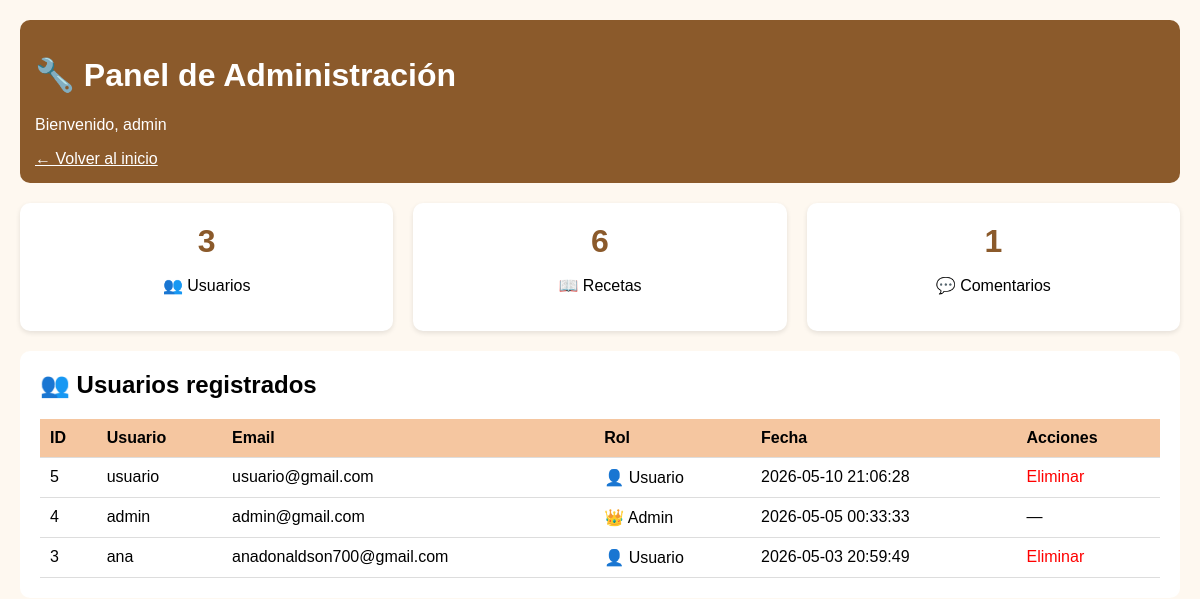
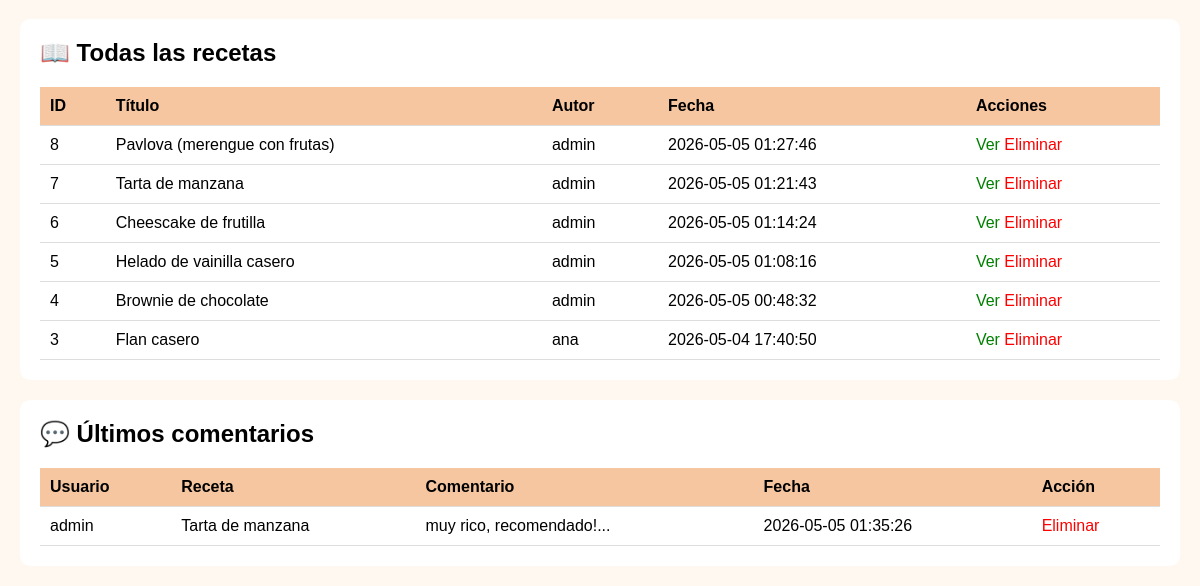
Page /proyecto_postres/admin.php (signed in) on the earlier database version (2 pictures, top to bottom).
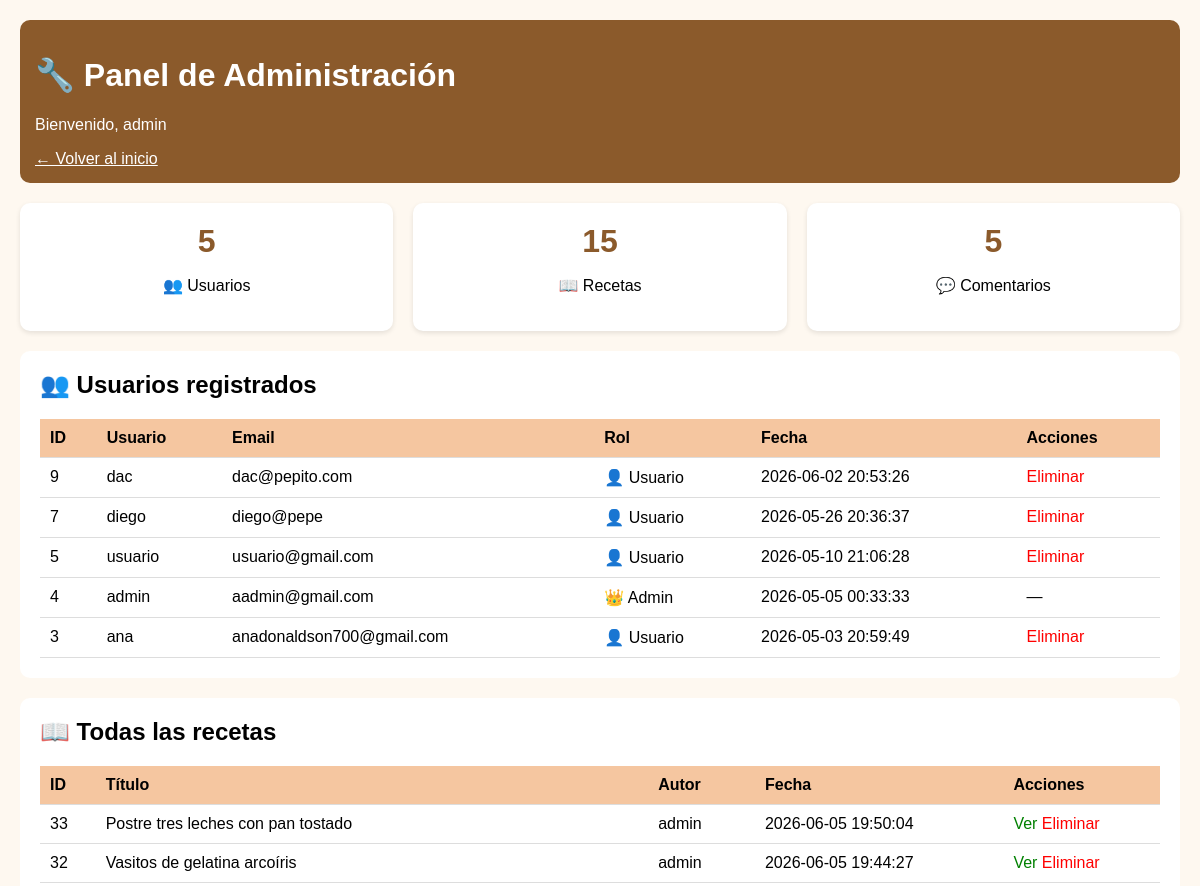
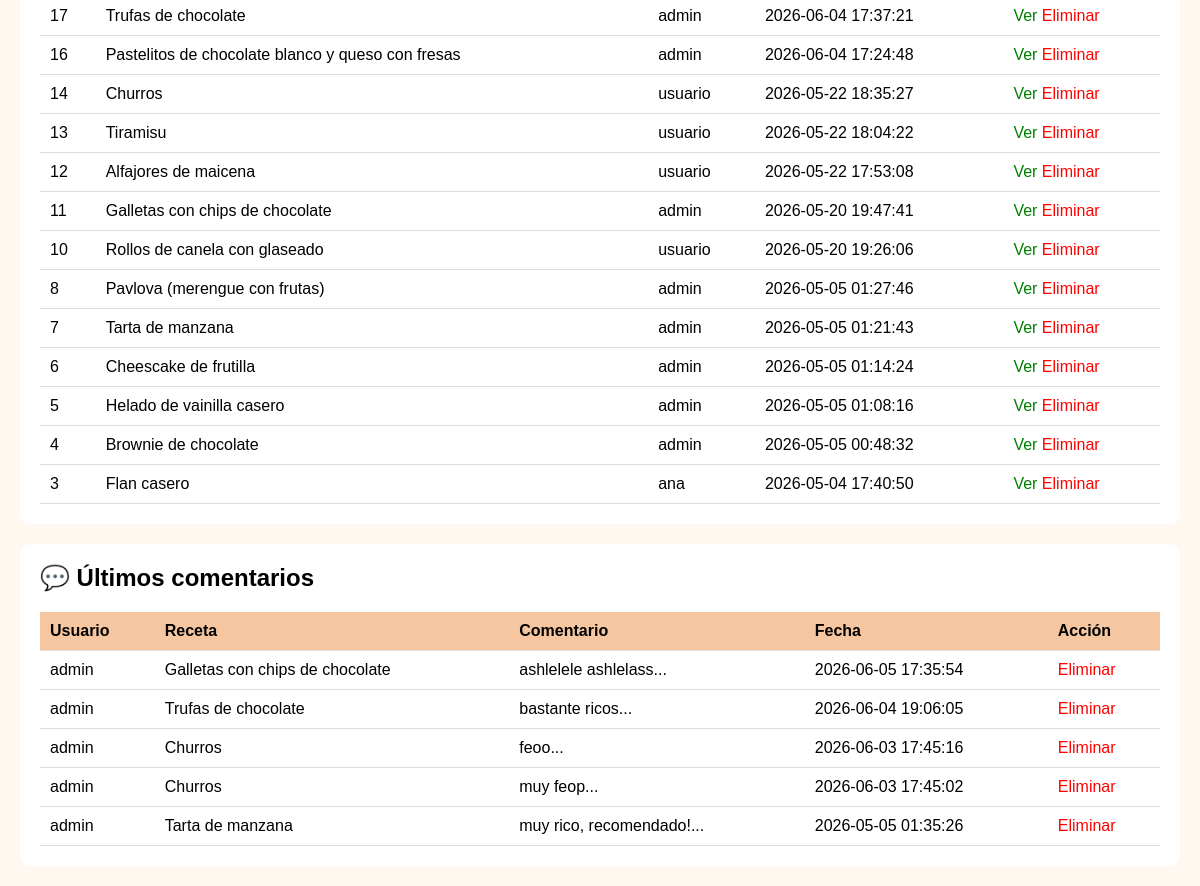
Same page on the later database version (2 pictures, top to bottom).
### tables this page shows
CREATE TABLE `usuarios` (
  `id` int(11) NOT NULL,
  `nombre_usuario` varchar(50) NOT NULL,
  `email` varchar(100) NOT NULL,
  `contraseña` varchar(255) NOT NULL,
  `fecha_registro` timestamp NOT NULL DEFAULT current_timestamp(),
  `rol` enum('usuario','admin') DEFAULT 'usuario'
);

CREATE TABLE `recetas` (
  `id` int(11) NOT NULL,
  `titulo` varchar(100) NOT NULL,
  `descripcion` text DEFAULT NULL,
  `ingredientes` text NOT NULL,
  `instrucciones` text NOT NULL,
  `tiempo_preparacion` int(11) DEFAULT NULL,
  `dificultad` enum('Fácil','Media','Difícil') NOT NULL DEFAULT 'Fácil',
  `imagen_url` varchar(255) DEFAULT NULL,
  `categoria_id` int(11) DEFAULT NULL,
  `usuario_id` int(11) DEFAULT NULL,
  `fecha_creacion` timestamp NOT NULL DEFAULT current_timestamp(),
  `votos_total` int(11) DEFAULT 0,
  `votos_count` int(11) DEFAULT 0
);

CREATE TABLE `comentarios` (
  `id` int(11) NOT NULL,
  `contenido` text NOT NULL,
  `fecha` timestamp NOT NULL DEFAULT current_timestamp(),
  `usuario_id` int(11) DEFAULT NULL,
  `receta_id` int(11) DEFAULT NULL
);

### proyecto_postres/admin.php (the view, shortened to what this page needs)
<?php
require_once 'conexion.php';
$total_usuarios = $conn->query("SELECT COUNT(*) as total FROM usuarios")->fetch_assoc()['total'];
$total_recetas = $conn->query("SELECT COUNT(*) as total FROM recetas")->fetch_assoc()['total'];
$total_comentarios = $conn->query("SELECT COUNT(*) as total FROM comentarios")->fetch_assoc()['total'];
$usuarios = $conn->query("SELECT * FROM usuarios ORDER BY fecha_registro DESC");
$recetas = $conn->query("SELECT r.*, u.nombre_usuario FROM recetas r JOIN usuarios u ON r.usuario_id = u.id ORDER BY r.fecha_creacion DESC");
$comentarios = $conn->query("SELECT c.*, u.nombre_usuario, r.titulo as receta_titulo
                             FROM comentarios c
                             JOIN usuarios u ON c.usuario_id = u.id
                             JOIN recetas r ON c.receta_id = r.id
                             ORDER BY c.fecha DESC LIMIT 20");
?>
<!DOCTYPE html>
<html>
<head>
</head>
<body>
<div class="container">
    <div class="header">
        <h1>🔧 Panel de Administración</h1>
        <p>Bienvenido, <?php echo $_SESSION['nombre_usuario']; ?></p>
        <a href="index.php" style="color: white;">← Volver al inicio</a>
    </div>
    <div class="stats">
        <div class="stat-card">
            <h3><?php echo $total_usuarios; ?></h3>
            <p>👥 Usuarios</p>
        </div>
        <div class="stat-card">
            <h3><?php echo $total_recetas; ?></h3>
            <p>📖 Recetas</p>
        </div>
        <div class="stat-card">
            <h3><?php echo $total_comentarios; ?></h3>
            <p>💬 Comentarios</p>
        </div>
    </div>
    <div class="seccion">
        <h2>👥 Usuarios registrados</h2>
        <table>
            <tr><th>ID</th><th>Usuario</th><th>Email</th><th>Rol</th><th>Fecha</th><th>Acciones</th></tr>
            <?php while($u = $usuarios->fetch_assoc()): ?>
            <tr>
                <td><?php echo $u['id']; ?></td>
                <td><?php echo $u['nombre_usuario']; ?></td>
                <td><?php echo $u['email']; ?></td>
                <td><?php echo $u['rol'] == 'admin' ? '👑 Admin' : '👤 Usuario'; ?></td>
                <td><?php echo $u['fecha_registro']; ?></td>
                <td>
                    <?php if($u['rol'] != 'admin'): ?>
                        <a href="?eliminar_usuario=<?php echo $u['id']; ?>" class="btn-eliminar" onclick="return confirm('¿Eliminar este usuario?')">Eliminar</a>
                    <?php else: ?>
                        <span>—</span>
                    <?php endif; ?>
                </td>
            </tr>
            <?php endwhile; ?>
        </table>
    </div>
    <div class="seccion">
        <h2>📖 Todas las recetas</h2>
        <table>
            <tr><th>ID</th><th>Título</th><th>Autor</th><th>Fecha</th><th>Acciones</th></tr>
            <?php while($r = $recetas->fetch_assoc()): ?>
            <tr>
            <td><?php echo $r['id']; ?></td>
            <td><?php echo htmlspecialchars($r['titulo']); ?></td>
            <td><?php echo $r['nombre_usuario']; ?></td>
            <td><?php echo $r['fecha_creacion']; ?></td>
            <td>
                <a href="receta_detalle.php?id=<?php echo $r['id']; ?>" class="btn-verde">Ver</a>
                <a href="?eliminar_receta=<?php echo $r['id']; ?>" class="btn-eliminar" onclick="return confirm('¿Eliminar esta receta?')">Eliminar</a>
                </td>
            </tr>
            <?php endwhile; ?>
        </table>
    </div>
    <div class="seccion">
        <h2>💬 Últimos comentarios</h2>
        <?php if($comentarios->num_rows > 0): ?>
            <table>
            <tr><th>Usuario</th><th>Receta</th><th>Comentario</th><th>Fecha</th><th>Acción</th></tr>
            <?php while($c = $comentarios->fetch_assoc()): ?>
            <tr>
                <td><?php echo $c['nombre_usuario']; ?></td>
                <td><?php echo htmlspecialchars($c['receta_titulo']); ?></td>
                <td><?php echo substr(htmlspecialchars($c['contenido']), 0, 50); ?>...</td>
                <td><?php echo $c['fecha']; ?></td>
                <td><a href="?eliminar_comentario=<?php echo $c['id']; ?>" class="btn-eliminar" onclick="return confirm('¿Eliminar este comentario?')">Eliminar</a></td>
            </tr>
            <?php endwhile; ?>
            </table>
        <?php else: ?>
            <p>No hay comentarios aún.</p>
        <?php endif; ?>
    </div>
</div>
</body>
</html>

Differences in the rows shown:
added usuarios: id "9", nombre_usuario "dac", email "dac@pepito.com", rol "👤 Usuario", fecha_registro "2026-06-02 20:53:26"
added usuarios: id "7", nombre_usuario "diego", email "diego@pepe", rol "👤 Usuario", fecha_registro "2026-05-26 20:36:37"
changed usuarios "admin": email "admin@gmail.com" → "aadmin@gmail.com"
added recetas: id "33", titulo "Postre tres leches con pan tostado", usuario.nombre_usuario "admin", fecha_creacion "2026-06-05 19:50:04"
added recetas: id "32", titulo "Vasitos de gelatina arcoíris", usuario.nombre_usuario "admin", fecha_creacion "2026-06-05 19:44:27"
added recetas: id "17", titulo "Trufas de chocolate", usuario.nombre_usuario "admin", fecha_creacion "2026-06-04 17:37:21"
added recetas: id "16", titulo "Pastelitos de chocolate blanco y queso con fresas", usuario.nombre_usuario "admin", fecha_creacion "2026-06-04 17:24:48"
added recetas: id "14", titulo "Churros", usuario.nombre_usuario "usuario", fecha_creacion "2026-05-22 18:35:27"
added recetas: id "13", titulo "Tiramisu", usuario.nombre_usuario "usuario", fecha_creacion "2026-05-22 18:04:22"
added recetas: id "12", titulo "Alfajores de maicena", usuario.nombre_usuario "usuario", fecha_creacion "2026-05-22 17:53:08"
added recetas: id "11", titulo "Galletas con chips de chocolate", usuario.nombre_usuario "admin", fecha_creacion "2026-05-20 19:47:41"
added recetas: id "10", titulo "Rollos de canela con glaseado", usuario.nombre_usuario "usuario", fecha_creacion "2026-05-20 19:26:06"
added comentarios: usuario.nombre_usuario "admin", receta.titulo "Galletas con chips de chocolate", contenido "ashlelele ashlelass", fecha "2026-06-05 17:35:54"
added comentarios: usuario.nombre_usuario "admin", receta.titulo "Trufas de chocolate", contenido "bastante ricos", fecha "2026-06-04 19:06:05"
added comentarios: usuario.nombre_usuario "admin", receta.titulo "Churros", contenido "feoo", fecha "2026-06-03 17:45:16"
added comentarios: usuario.nombre_usuario "admin", receta.titulo "Churros", contenido "muy feop", fecha "2026-06-03 17:45:02"
Other differences:
$total_usuarios: "3" → "5"
$total_recetas: "6" → "15"
$total_comentarios: "1" → "5"
